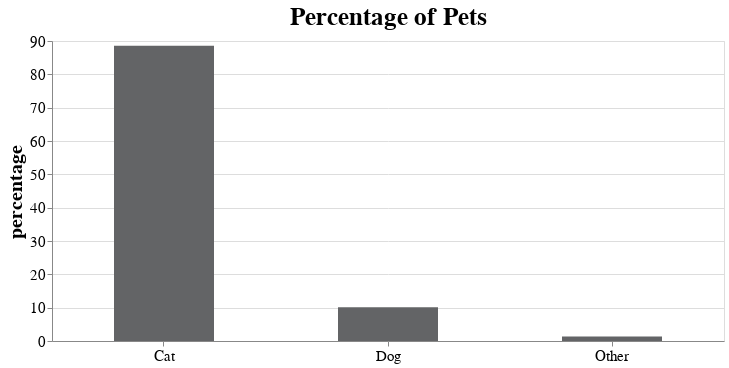

The notebook cell saved with this chart:
### Code cell
import altair as alt


scale = alt.Scale(range=['#f77f00', '#fcbf49','#eae2b7'])

chart = alt.Chart(df).mark_bar(size=100,color=color).encode(
    x=alt.X('pet',axis=alt.Axis(labelAngle=0, title='')),
    y=alt.Y('percentage'),

).properties(width=width, height=height, title='Percentage of Pets')

configure_layout(chart)

### Figure 1 — Vega-Lite specification as saved in the notebook (floating-point values rounded to 4 significant figures)
{"config": {"view": {"continuousWidth": 400, "continuousHeight": 300}, "axis": {"labelFontSize": 15, "titleFontSize": 20}, "title": {"fontSize": 25}}, "data": {"name": "data-6a77b92cd2438c485b88c059ddf09442"}, "mark": {"type": "bar", "color": "#636466", "size": 100}, "encoding": {"x": {"axis": {"labelAngle": 0, "title": ""}, "field": "pet", "type": "nominal"}, "y": {"field": "percentage", "type": "quantitative"}}, "height": 300, "title": "Percentage of Pets", "width": 672, "$schema": "https://vega.github.io/schema/vega-lite/v4.17.0.json", "datasets": {"data-6a77b92cd2438c485b88c059ddf09442": [{"pet": "Cat", "number_of_participants": 1138, "percentage": 88.56, "number_of_advertised_sites": 150}, {"pet": "Dog", "number_of_participants": 130, "percentage": 10.12, "number_of_advertised_sites": 28}, {"pet": "Other", "number_of_participants": 17, "percentage": 1.323, "number_of_advertised_sites": 147}]}}
